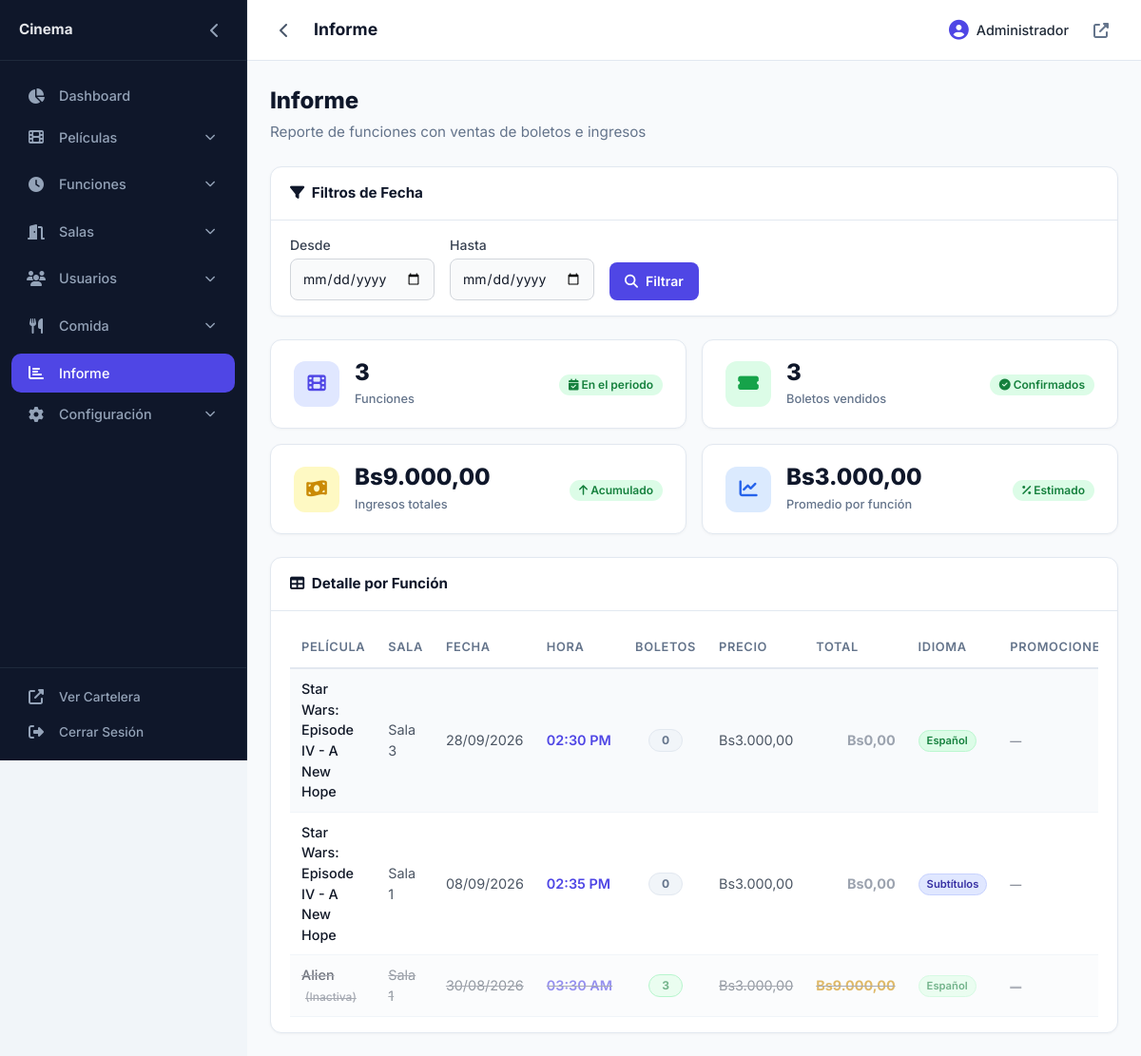
The app's page /admin/index.php?tab=report (signed in) with its own data.
### tables this page shows
CREATE TABLE `showtimes` (
  `id` int(11) NOT NULL,
  `movie_id` int(11) NOT NULL,
  `room_id` int(11) NOT NULL,
  `show_date` date NOT NULL,
  `show_time` time NOT NULL,
  `price` decimal(10,2) NOT NULL,
  `price_adult` decimal(10,2) NOT NULL DEFAULT 0.00,
  `price_child` decimal(10,2) NOT NULL DEFAULT 0.00,
  `price_senior` decimal(10,2) NOT NULL DEFAULT 0.00,
  `enable_child_price` tinyint(1) NOT NULL DEFAULT 1,
  `enable_senior_price` tinyint(1) NOT NULL DEFAULT 1,
  `half_price_monday` tinyint(1) DEFAULT 0,
  `promotions` varchar(255) DEFAULT NULL,
  `language` varchar(20) DEFAULT 'español',
  `format` varchar(20) DEFAULT NULL,
  `is_active` tinyint(1) DEFAULT 1,
  `created_at` timestamp NULL DEFAULT current_timestamp()
);

CREATE TABLE `rooms` (
  `id` int(11) NOT NULL,
  `name` varchar(50) NOT NULL,
  `capacity` int(11) NOT NULL DEFAULT 50,
  `description` text DEFAULT NULL,
  `seat_layout` longtext DEFAULT NULL CHECK (json_valid(`seat_layout`)),
  `aisle_config` longtext DEFAULT NULL CHECK (json_valid(`aisle_config`)),
  `is_active` tinyint(1) DEFAULT 1,
  `created_at` timestamp NULL DEFAULT current_timestamp()
);

### config.php (called while the page is built, shortened)
<?php
function getSiteConfig($pdo)
{
    static $config = null;
    if ($config !== null) {
        return $config;
    }
    $defaults = [
        'site_name' => 'Cinema Pro',
        'site_logo' => '',
        'footer_logo' => '',
        'site_favicon' => '',
        'timezone' => 'America/Caracas',
        'footer_copyright' => '© ' . date('Y') . ' Cinema. Todos los derechos reservados.',
        'currency_symbol' => '$',
        'currency_position' => 'left',
        'thousands_separator' => '.',
        'decimal_separator' => ',',
        'decimal_places' => '2',
        'address' => '',
        'phone' => '',
        'email' => '',
        'instagram' => '',
        'facebook' => '',
        'twitter' => '',
        'telegram' => '',
        'whatsapp' => ''
    ];
    try {
        $stmt = $pdo->query("SELECT key_name, value FROM site_config");
        $rows = $stmt->fetchAll();
        $config = [];
        foreach ($rows as $row) {
            $config[$row['key_name']] = $row['value'];
        }
        foreach ($defaults as $key => $default_value) {
            if (!isset($config[$key]) || $config[$key] === '') {
                $config[$key] = $default_value;
            }
        }
        return $config;
    } catch (PDOException $e) {
        error_log("Error cargando configuración del sitio: " . $e->getMessage());
        return $defaults;
    }
}
function formatCurrency($amount, $config = null)
{
    $symbol = $config['currency_symbol'] ?? '$';
    $position = $config['currency_position'] ?? 'left';
    $thousands = $config['thousands_separator'] ?? '.';
    $decimal = $config['decimal_separator'] ?? ',';
    $decimals = intval($config['decimal_places'] ?? 2);
    $formatted = number_format($amount, $decimals, $decimal, $thousands);
    return $position === 'right' ? $formatted . ' ' . $symbol : $symbol . $formatted;
}
function formatTimeVenezuela($time)
{
    return date('h:i A', strtotime($time));
}
function formatDateShort($date)
{
    return date('d/m/Y', strtotime($date));
}

### admin/modules/report/report.php (the view, shortened to what this page needs)
<?php
$report_start_date = isset($_GET['report_start_date']) ? trim($_GET['report_start_date']) : '';
$report_end_date = isset($_GET['report_end_date']) ? trim($_GET['report_end_date']) : '';
$report_sql = "
    SELECT
        s.id as showtime_id,
        COALESCE(m.title, 'Película eliminada') as movie_title,
        r.name as room_name,
        s.show_date, s.show_time, m.duration,
        DATE_ADD(CONCAT(s.show_date, ' ', s.show_time), INTERVAL m.duration MINUTE) as end_time,
        (SELECT COUNT(*) FROM tickets t WHERE t.showtime_id = s.id AND t.status = 'confirmed') +
        (SELECT COALESCE(SUM(ticket_count), 0) FROM ticket_logs tl WHERE tl.showtime_id = s.id) as tickets_sold,
        (SELECT COALESCE(SUM(t.price_paid), 0) FROM tickets t WHERE t.showtime_id = s.id AND t.status = 'confirmed') +
        (SELECT COALESCE(SUM(tl.ticket_count * s.price), 0) FROM ticket_logs tl WHERE tl.showtime_id = s.id) as total_revenue,
        s.price as original_price, s.half_price_monday, s.promotions, s.is_active, s.language
    FROM showtimes s
    LEFT JOIN movies m ON s.movie_id = m.id
    JOIN rooms r ON s.room_id = r.id
    WHERE 1=1
";
$params = [];
$report_sql .= " GROUP BY s.id ORDER BY s.show_date DESC, s.show_time DESC";
try {
    $stmt = $pdo->prepare($report_sql);
    $stmt->execute($params);
    $report_rows = $stmt->fetchAll();
} catch (PDOException $e) {
    error_log("Error al consultar informe: " . $e->getMessage());
    echo '<div class="admin-alert admin-alert-error"><i class="fas fa-exclamation-circle"></i> Error al cargar el informe. Por favor, intente nuevamente.</div>';
    return;
}
$has_filter = !empty($report_start_date) || !empty($report_end_date);
$report_total_tickets = 0;
$report_total_revenue = 0;
foreach ($report_rows as $h) {
    $report_total_tickets += $h['tickets_sold'];
    $report_total_revenue += $h['total_revenue'];
}
$report_average = count($report_rows) > 0 ? $report_total_revenue / count($report_rows) : 0;
?>
<div class="admin-content-header">
    <h1 class="admin-content-title">Informe</h1>
    <p class="admin-content-subtitle">Reporte de funciones con ventas de boletos e ingresos</p>
</div>
<div class="admin-card">
    <div class="admin-card-header">
        <h3 class="admin-card-title"><i class="fas fa-filter mr-1"></i> Filtros de Fecha</h3>
    </div>
    <div class="admin-card-body">
        <form method="GET" class="flex flex-wrap gap-4 items-end">
            <div>
                <label class="block text-sm font-medium text-gray-700 mb-1">Desde</label>
                <input type="date" name="report_start_date" value="<?= htmlspecialchars($report_start_date) ?>"
                       class="w-full bg-gray-50 border border-gray-300 rounded-lg px-3 py-2.5 text-gray-900 focus:ring-2 focus:ring-indigo-500 focus:border-indigo-500 text-sm">
            </div>
            <div>
                <label class="block text-sm font-medium text-gray-700 mb-1">Hasta</label>
                <input type="date" name="report_end_date" value="<?= htmlspecialchars($report_end_date) ?>"
                       class="w-full bg-gray-50 border border-gray-300 rounded-lg px-3 py-2.5 text-gray-900 focus:ring-2 focus:ring-indigo-500 focus:border-indigo-500 text-sm">
            </div>
            <button type="submit" class="inline-flex items-center gap-2 bg-indigo-600 hover:bg-indigo-700 text-white font-semibold py-2.5 px-4 rounded-lg transition-colors text-sm">
                <i class="fas fa-search"></i> Filtrar
            </button>
        </form>
    </div>
</div>
<div class="grid grid-cols-1 sm:grid-cols-2 gap-4 my-6">
    <div class="stat-card">
        <div class="stat-card-icon bg-indigo-100 text-indigo-600">
            <i class="fas fa-film"></i>
        </div>
        <div class="stat-card-info">
            <span class="stat-card-value"><?= count($report_rows) ?></span>
            <span class="stat-card-label">Funciones</span>
        </div>
        <div class="stat-card-change positive">
            <i class="fas fa-calendar-check"></i> En el periodo
        </div>
    </div>
    <div class="stat-card">
        <div class="stat-card-icon bg-green-100 text-green-600">
            <i class="fas fa-ticket-alt"></i>
        </div>
        <div class="stat-card-info">
            <span class="stat-card-value"><?= number_format($report_total_tickets) ?></span>
            <span class="stat-card-label">Boletos vendidos</span>
        </div>
        <div class="stat-card-change positive">
            <i class="fas fa-check-circle"></i> Confirmados
        </div>
    </div>
    <div class="stat-card">
        <div class="stat-card-icon bg-yellow-100 text-yellow-600">
            <i class="fas fa-money-bill-wave"></i>
        </div>
        <div class="stat-card-info">
            <span class="stat-card-value"><?= formatCurrency($report_total_revenue, $siteConfig) ?></span>
            <span class="stat-card-label">Ingresos totales</span>
        </div>
        <div class="stat-card-change positive">
            <i class="fas fa-arrow-up"></i> Acumulado
        </div>
    </div>
    <div class="stat-card">
        <div class="stat-card-icon bg-blue-100 text-blue-600">
            <i class="fas fa-chart-line"></i>
        </div>
        <div class="stat-card-info">
            <span class="stat-card-value"><?= formatCurrency($report_average, $siteConfig) ?></span>
            <span class="stat-card-label">Promedio por función</span>
        </div>
        <div class="stat-card-change positive">
            <i class="fas fa-percentage"></i> Estimado
        </div>
    </div>
</div>
<div class="admin-card">
    <div class="admin-card-header">
        <h3 class="admin-card-title"><i class="fas fa-table mr-1"></i> Detalle por Función</h3>
    </div>
    <div class="admin-card-body">
        <div class="overflow-x-auto">
            <?php if (empty($report_rows)): ?>
                <div class="text-center py-12 text-gray-500">
                    <p class="text-4xl mb-2">📭</p>
                    <p>No hay funciones registradas<?= $has_filter ? ' en el período seleccionado' : '' ?>.</p>
                </div>
            <?php else: ?>
                <table class="admin-table">
                    <thead>
                        <tr>
                            <th>Película</th>
                            <th>Sala</th>
                            <th>Fecha</th>
                            <th>Hora</th>
                            <th class="text-center">Boletos</th>
                            <th class="text-right">Precio</th>
                            <th class="text-right">Total</th>
                            <th>Idioma</th>
                            <th>Promociones</th>
                        </tr>
                    </thead>
                    <tbody>
                        <?php $rowIndex = 0; ?>
                        <?php foreach ($report_rows as $h):
                            $promo_labels = [];
                            $display_price = $h['half_price_monday'] ? $h['original_price'] / 2 : $h['original_price'];
                            $has_tickets = $h['tickets_sold'] > 0;
                            $is_deleted = $h['movie_title'] == 'Película eliminada';
                            $movie_exists = $h['movie_title'] !== null && !$is_deleted;
                            $language = $h['language'] ?? 'español';
                            $lang_label = $language == 'español' ? 'Español' : 'Subtítulos';
                            $lang_class = $language == 'español' ? 'espanol' : 'subtitulos';
                        ?>
                            <tr class="<?= $rowIndex % 2 === 0 ? 'row-even' : 'row-odd' ?> <?= $h['is_active'] == 0 ? 'showtime-inactive' : '' ?>">
                                <td class="font-medium <?= $movie_exists ? 'text-gray-900' : 'movie-deleted' ?>">
                                    <?= htmlspecialchars($h['movie_title']) ?>
                                    <?php if ($h['is_active'] == 0): ?><span class="text-xs text-gray-500 ml-1">(Inactiva)</span><?php endif; ?>
                                </td>
                                <td class="text-gray-600"><?= htmlspecialchars($h['room_name']) ?></td>
                                <td class="text-gray-600"><?= formatDateShort($h['show_date']) ?></td>
                                <td class="font-semibold text-indigo-600 time-display"><?= formatTimeVenezuela($h['show_time']) ?></td>
                                <td class="text-center">
                                    <span class="tickets-sold-badge <?= $has_tickets ? 'sold' : 'none' ?>">
                                        <?= number_format($h['tickets_sold']) ?>
                                    </span>
                                </td>
                                <td class="text-right text-gray-600"><?= formatCurrency($display_price, $siteConfig) ?></td>
                                <td class="text-right font-bold <?= $h['total_revenue'] > 0 ? 'text-yellow-600' : 'text-gray-400' ?>">
                                    <?= formatCurrency($h['total_revenue'], $siteConfig) ?>
                                </td>
                                <td><span class="language-badge <?= $lang_class ?>"><?= $lang_label ?></span></td>
                                <td>
                                    <?php if (empty($promo_labels)): ?><span class="text-gray-500 text-xs">—</span><?php endif; ?>
                                </td>
                            </tr>
                            <?php $rowIndex++; ?>
                        <?php endforeach; ?>
                    </tbody>
                </table>
            <?php endif; ?>
        </div>
    </div>
</div>

### admin/css/admin.css (style rules this page uses)
* { font-family: 'Inter', sans-serif; box-sizing: border-box; }
html, body { margin: 0; padding: 0; overflow-x: hidden; max-width: 100%; }
body { background: #f1f5f9; color: #1f2937; display: flex; min-height: 100vh; }
.admin-content-header { margin-bottom: 24px; }
.admin-content-title { font-size: 1.5rem; font-weight: 800; color: #0f172a; margin: 0 0 4px 0; }
.admin-content-subtitle { color: #64748b; font-size: 0.95rem; margin: 0; }
.stat-card { background: #ffffff; border-radius: 12px; padding: 20px 24px; border: 1px solid #e2e8f0; display: flex; align-items: center; gap: 16px; box-shadow: 0 1px 3px rgba(0, 0, 0, 0.04); transition: box-shadow 0.2s ease; }
.stat-card-icon { width: 48px; height: 48px; border-radius: 12px; display: flex; align-items: center; justify-content: center; font-size: 1.2rem; flex-shrink: 0; }
.stat-card-info { flex: 1; }
.stat-card-value { font-size: 1.5rem; font-weight: 800; color: #0f172a; display: block; line-height: 1.2; }
.stat-card-label { font-size: 0.8rem; color: #64748b; font-weight: 500; }
.stat-card-change { font-size: 0.75rem; font-weight: 600; padding: 2px 10px; border-radius: 12px; margin-top: 2px; white-space: nowrap; }
.stat-card-change.positive { background: #dcfce7; color: #15803d; }
.admin-card { background: #ffffff; border-radius: 12px; border: 1px solid #e2e8f0; box-shadow: 0 1px 3px rgba(0, 0, 0, 0.04); overflow: hidden; }
.admin-card-header { padding: 16px 20px; border-bottom: 1px solid #e2e8f0; display: flex; justify-content: space-between; align-items: center; }
.admin-card-title { font-size: 0.95rem; font-weight: 700; color: #0f172a; margin: 0; }
.admin-card-body { padding: 16px 20px; }
.admin-table { width: 100%; border-collapse: collapse; font-size: 0.9rem; table-layout: auto; }
.admin-table thead th { text-align: left; padding: 12px 12px; font-weight: 600; color: #64748b; border-bottom: 2px solid #e2e8f0; font-size: 0.8rem; text-transform: uppercase; letter-spacing: 0.05em; white-space: nowrap; }
.admin-table tbody tr.row-even { background-color: #f8fafc; }
.admin-table tbody tr.row-odd { background-color: #ffffff; }
.admin-table tbody td { padding: 10px 12px; border-bottom: 1px solid #f1f5f9; vertical-align: middle; }
.time-display { white-space: nowrap; }
.language-badge { display: inline-block; padding: 2px 8px; border-radius: 12px; font-size: 0.7rem; font-weight: 600; white-space: nowrap; }
.language-badge.espanol { background: #dcfce7; color: #15803d; border: 1px solid #bbf7d0; }
.language-badge.subtitulos { background: #e0e7ff; color: #3730a3; border: 1px solid #c7d2fe; }
.showtime-inactive { opacity: 0.6; }
.showtime-inactive td { text-decoration: line-through; text-decoration-color: #6b7280; }
.tickets-sold-badge { display: inline-flex; align-items: center; justify-content: center; min-width: 36px; padding: 2px 10px; border-radius: 999px; font-size: 0.75rem; font-weight: 700; }
.tickets-sold-badge.sold { background: #dcfce7; color: #15803d; border: 1px solid #86efac; }
.tickets-sold-badge.none { background: #f1f5f9; color: #64748b; border: 1px solid #e2e8f0; }

### records on screen
showtimes: movie_title "Star Wars: Episode IV - A New Hope", room.name "Sala 3", show_date "28/09/2026", show_time "02:30 PM", tickets_sold "0", formatCurrency($display_price, $siteConfig) "Bs3.000,00", total_revenue "Bs0,00", language "Español"
showtimes: movie_title "Star Wars: Episode IV - A New Hope", room.name "Sala 1", show_date "08/09/2026", show_time "02:35 PM", tickets_sold "0", formatCurrency($display_price, $siteConfig) "Bs3.000,00", total_revenue "Bs0,00", language "Subtítulos"
showtimes: movie_title "Alien", is_active "(Inactiva)", room.name "Sala 1", show_date "30/08/2026", show_time "03:30 AM", tickets_sold "3", formatCurrency($display_price, $siteConfig) "Bs3.000,00", total_revenue "Bs9.000,00", language "Español"

### other values on screen
$siteName "Cinema"
$_SESSION['user_name'] "Administrador"
count($report_rows) "3"
$report_total_tickets "3"
formatCurrency($report_total_revenue, $siteConfig) "Bs9.000,00"
formatCurrency($report_average, $siteConfig) "Bs3.000,00"
